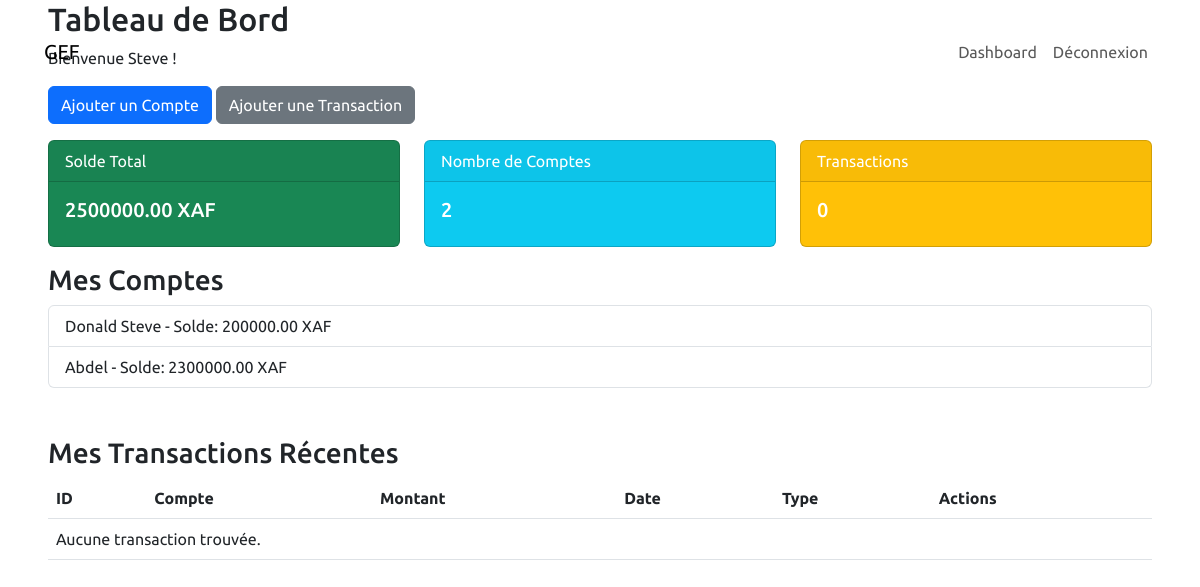
The app's page /dashboard/ (signed in) with its own data.
### core/models.py (models this page shows, shortened)
class Compte(models.Model):
    user = models.ForeignKey(User, on_delete=models.CASCADE, related_name='comptes')
    nom = models.CharField(max_length=100)
    solde = models.DecimalField(max_digits=10, decimal_places=2)

### core/views.py (the view)
# urls.py: path('dashboard/', views.dashboard, name='dashboard'),
@login_required
def dashboard(request):
    if request.user.is_superuser:
        comptes = Compte.objects.all()
        transactions = Transaction.objects.all().order_by('-date_transaction')
    else:
        comptes = Compte.objects.filter(user=request.user)
        transactions = Transaction.objects.filter(compte__user=request.user).order_by('-date_transaction')
    total_balance = sum(compte.solde for compte in comptes)
    total_comptes = comptes.count()
    total_transactions = transactions.count()
    context = {
        'comptes': comptes,
        'transactions': transactions,
        'total_balance': total_balance,
        'total_comptes': total_comptes,
        'total_transactions': total_transactions,
    }
    return render(request, 'core/dashboard.html', context)

### core/templates/core/dashboard.html (shortened to what this page needs)
{% extends 'core/base.html' %}
{% block content %}
  <div class="px-5">
    <h2>Tableau de Bord</h2>
    <p>Bienvenue {{ request.user.username }} !</p>
    <a href="{% url 'ajouter_compte' %}" class="btn btn-primary mb-3">Ajouter un Compte</a>
    <a href="{% url 'ajouter_transaction' %}" class="btn btn-secondary mb-3">Ajouter une Transaction</a>
    <div class="row">
      <div class="col-md-4">
        <div class="card text-white bg-success mb-3">
          <div class="card-header">Solde Total</div>
          <div class="card-body">
            <h5 class="card-title">{{ total_balance }} XAF</h5>
          </div>
        </div>
      </div>
      <div class="col-md-4">
        <div class="card text-white bg-info mb-3">
          <div class="card-header">Nombre de Comptes</div>
          <div class="card-body">
            <h5 class="card-title">{{ total_comptes }}</h5>
          </div>
        </div>
      </div>
      <div class="col-md-4">
        <div class="card text-white bg-warning mb-3">
          <div class="card-header">Transactions</div>
          <div class="card-body">
            <h5 class="card-title">{{ total_transactions }}</h5>
          </div>
        </div>
      </div>
    </div>
    <div class="row">
      <div class="col-12 mb-5">
        <h3>Mes Comptes</h3>
        <ul class="list-group">
          {% for compte in comptes %}
            <li class="list-group-item">{{ compte.nom }} - Solde: {{ compte.solde }} XAF</li>
          {% empty %}
            <li class="list-group-item">Aucun compte trouvé.</li>
          {% endfor %}
        </ul>
      </div>
      <div class="col-12">
        <h3>Mes Transactions Récentes</h3>
        <table class="table">
          <thead>
          <tr>
              <th>ID</th>
              <th>Compte</th>
              <th>Montant</th>
              <th>Date</th>
              <th>Type</th>
              <th>Actions</th>
          </tr>
          </thead>
          <tbody>
            {% for transaction in transactions %}
              <tr>
                <td>{{ transaction.id }}</td>
                <td>{{ transaction.compte.nom }}</td>
                <td>{{ transaction.montant }} XAF</td>
                <td>{{ transaction.date_transaction }}</td>
                <td>{{ transaction.get_type_display }}</td>
                <td>
                  <a href="{% url 'modifier_transaction' transaction.id %}" class="btn btn-sm btn-warning">Modifier</a>
                  <a href="{% url 'supprimer_transaction' transaction.id %}" class="btn btn-sm btn-danger"
                     onclick="return confirm('Voulez-vous vraiment supprimer cette transaction ?');">Supprimer</a>
                </td>
              </tr>
            {% empty %}
              <tr>
                <td colspan="6">Aucune transaction trouvée.</td>
              </tr>
            {% endfor %}
          </tbody>
        </table>
      </div>
    </div>
  </div>
{% endblock %}

### core/static/core/css/styles.css (style rules this page uses)
* { font-family: "Ubuntu", sans-serif !important; }

### records on screen
Compte: nom "Donald Steve", solde "200000.00"
Compte: nom "Abdel", solde "2300000.00"

### other values on screen
{{ request.user.username }} "Steve"
{{ total_balance }} "2500000.00"
{{ total_comptes }} "2"
{{ total_transactions }} "0"
